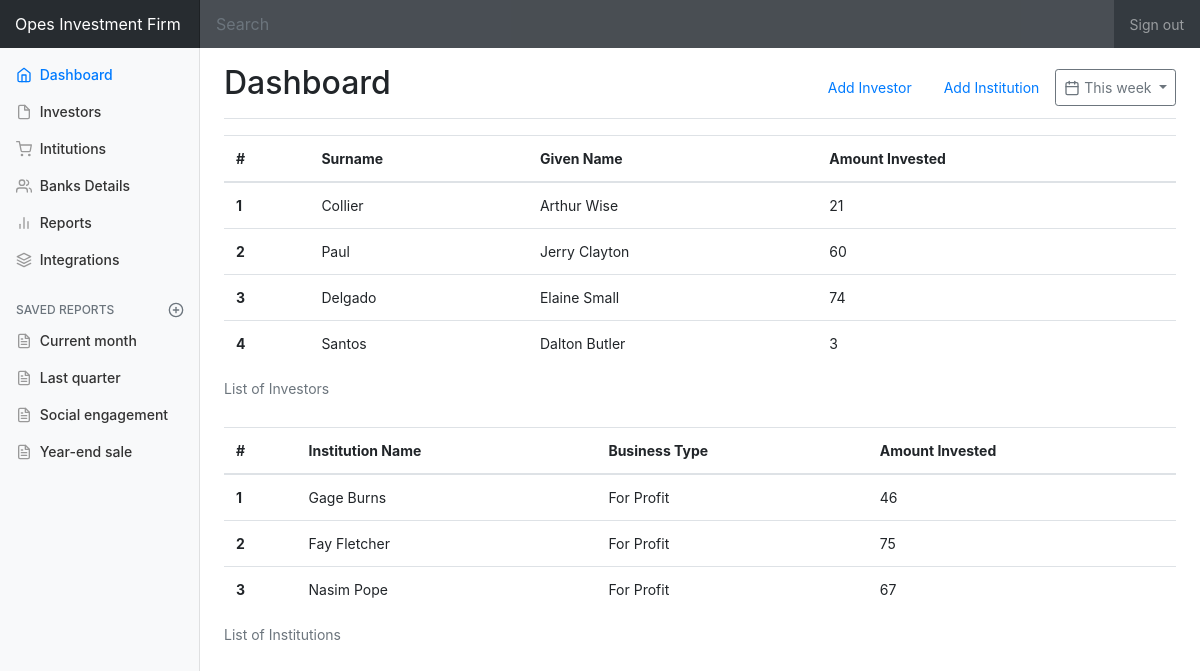
Before: / with the older database file.
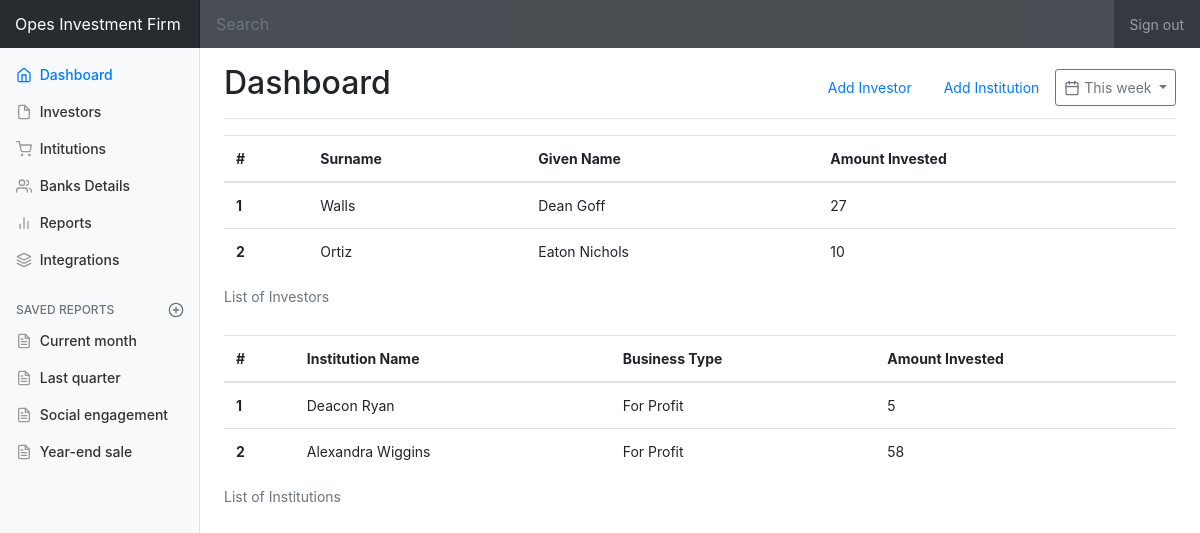
After: the same page with the newer database file.
### investment/models.py (models this page shows, shortened)
class Investor(models.Model):
    photo = models.ImageField(upload_to='investors/%Y/%m/%d/', null=True, blank=True)
    surname = models.CharField(max_length=20)
    given_name = models.CharField(max_length=20)
    district = models.CharField(max_length=20)
    county = models.CharField(max_length=20)
    sub_county = models.CharField(max_length=20)
    village = models.CharField(max_length=20)
    telephone = models.CharField(max_length=20)
    address = models.CharField(max_length=30)
    email = models.EmailField()
    amount_invested = models.PositiveIntegerField()
    PAYMENT_METHOD_CHOICES = (
        ('Monthly', 'Monthly'),
        ('Yearly', 'Yearly'),
        )
    payment_method = models.CharField(max_length=20, choices=PAYMENT_METHOD_CHOICES, default='Monthly')
    source_of_income = models.CharField(max_length=30)
    join_date = models.DateField(auto_now_add=True)
    kin_surname = models.CharField(max_length=20)
    kin_given_name = models.CharField(max_length=20)
    kin_occupation = models.CharField(max_length=20)
    kin_telephone = models.CharField(max_length=20)
    kin_district = models.CharField(max_length=20)
    kin_county = models.CharField(max_length=20)
    kin_sub_county = models.CharField(max_length=20)
    kin_village = models.CharField(max_length=20)
    kin_address = models.CharField(max_length=30)
    kin_email = models.EmailField()
    kin_note = models.TextField(null=True, blank=True)
    bank_name = models.CharField(max_length=30, blank=True, null=True)
    bank_branch = models.CharField(max_length=20, blank=True, null=True)
    bank_account_number = models.PositiveIntegerField(blank=True, null=True)
    bank_telephone = models.CharField(max_length=20, blank=True, null=True)
    bank_email = models.EmailField(blank=True, null=True)

class Institution(models.Model):
    name = models.CharField(max_length=30)
    date_of_registration = models.DateField(null=True, blank=True)
    BUSINESS_TYPE_CHOICES = (
        ('For Profit', 'For Profit'),
        ('Not For Profit', 'Not For Profit'),
    )
    business_type = models.CharField(max_length=20, choices = BUSINESS_TYPE_CHOICES, default='Not For Profit')
    district = models.CharField(max_length=20)
    county = models.CharField(max_length=20)
    sub_county = models.CharField(max_length=20)
    village = models.CharField(max_length=20)
    address = models.CharField(max_length=30)
    email = models.EmailField()
    amount_invested = models.PositiveIntegerField()
    PAYMENT_METHOD_CHOICES = (
        ('Monthly', 'Monthly'),
        ('Yearly', 'Yearly'),
        )
    payment_method = models.CharField(max_length=20, choices=PAYMENT_METHOD_CHOICES, default='Monthly')
    source_of_income = models.CharField(max_length=30)
    join_date = models.DateField(auto_now_add=True)
    bank_name = models.CharField(max_length=30, blank=True, null=True)
    bank_branch = models.CharField(max_length=20, blank=True, null=True)
    bank_account_number = models.PositiveIntegerField(blank=True, null=True)
    bank_telephone = models.CharField(max_length=20, blank=True, null=True)
    bank_email = models.EmailField(blank=True, null=True)
    signatory_one_surname = models.CharField(max_length=20)
    signatory_one_given_name = models.CharField(max_length=20)
    signatory_one_occupation = models.CharField(max_length=20)
    signatory_one_telephone = models.CharField(max_length=20)
    signatory_one_district = models.CharField(max_length=20)
    signatory_one_county = models.CharField(max_length=20)
    signatory_one_sub_county = models.CharField(max_length=20)
    signatory_two_surname = models.CharField(max_length=20)
    signatory_two_given_name = models.CharField(max_length=20)
    signatory_two_occupation = models.CharField(max_length=20)
    signatory_two_telephone = models.CharField(max_length=20)
    signatory_two_district = models.CharField(max_length=20)
    signatory_two_county = models.CharField(max_length=20)
    signatory_two_sub_county = models.CharField(max_length=20)
    signatory_three_surname = models.CharField(max_length=20)
    signatory_three_given_name = models.CharField(max_length=20)
    signatory_three_occupation = models.CharField(max_length=20)
    signatory_three_telephone = models.CharField(max_length=20)
    signatory_three_district = models.CharField(max_length=20)
    signatory_three_county = models.CharField(max_length=20)
    signatory_three_sub_county = models.CharField(max_length=20)

### investment/views.py (the view)
# urls.py: path('', views.home, name='home'),
def home(request):
    investors = Investor.objects.all()
    institutions = Institution.objects.all()
    return render(request, 'investment/index.html', {'investors' : investors, 'institutions' : institutions})

### investment/templates/investment/index.html
{% extends 'investment/base.html' %}
{% block content %}
    <table class="table">
    <caption>List of Investors</caption>
    <thead>
        <tr>
        <th scope="col">#</th>
        <th scope="col">Surname</th>
        <th scope="col">Given Name</th>
        <th scope="col">Amount Invested</th>
        </tr>
    </thead>
    <tbody>
        {% for investor in investors %}
            <tr>
                <th scope="row">{{ investor.id }}</th>
                <td>{{ investor.surname }}</td>
                <td>{{ investor.given_name }}</td>
                <td>{{ investor.amount_invested }}</td>
            </tr>
        {% endfor %}
    </tbody>
    </table>
     <table class="table">
    <caption>List of Institutions</caption>
    <thead>
        <tr>
        <th scope="col">#</th>
        <th scope="col">Institution Name</th>
        <th scope="col">Business Type</th>
        <th scope="col">Amount Invested</th>
        </tr>
    </thead>
    <tbody>
        {% for institution in institutions %}
            <tr>
                <th scope="row">{{ institution.id }}</th>
                <td>{{ institution.name }}</td>
                <td>{{ institution.business_type }}</td>
                <td>{{ institution.amount_invested }}</td>
            </tr>
        {% endfor %}
    </tbody>
    </table>
{% endblock content %}

### investment/templates/investment/base.html (shortened to what this page needs)
{% load static %}
<!doctype html>
<html lang="en">
  <head>
    <link href="{% static 'css/bootstrap.min.css' %}" rel="stylesheet">
    <link href="{% static 'css/dashboard.css' %}" rel="stylesheet">
  </head>
  <body>
    <nav class="navbar navbar-dark sticky-top bg-dark flex-md-nowrap p-0">
      <a class="navbar-brand col-sm-3 col-md-2 mr-0" href="#">Opes Investment Firm</a>
      <input class="form-control form-control-dark w-100" type="text" placeholder="Search" aria-label="Search">
      <ul class="navbar-nav px-3">
        <li class="nav-item text-nowrap">
          <a class="nav-link" href="#">Sign out</a>
        </li>
      </ul>
    </nav>
    <div class="container-fluid">
      <div class="row">
        <nav class="col-md-2 d-none d-md-block bg-light sidebar">
          <div class="sidebar-sticky">
            <ul class="nav flex-column">
              <li class="nav-item">
                <a class="nav-link active" href="#">
                  <span data-feather="home"></span>
                  Dashboard <span class="sr-only">(current)</span>
                </a>
              </li>
              <li class="nav-item">
                <a class="nav-link" href="#">
                  <span data-feather="file"></span>
                  Investors
                </a>
              </li>
              <li class="nav-item">
                <a class="nav-link" href="#">
                  <span data-feather="shopping-cart"></span>
                  Intitutions
                </a>
              </li>
              <li class="nav-item">
                <a class="nav-link" href="#">
                  <span data-feather="users"></span>
                  Banks Details
                </a>
              </li>
              <li class="nav-item">
                <a class="nav-link" href="#">
                  <span data-feather="bar-chart-2"></span>
                  Reports
                </a>
              </li>
              <li class="nav-item">
                <a class="nav-link" href="#">
                  <span data-feather="layers"></span>
                  Integrations
                </a>
              </li>
            </ul>
            <h6 class="sidebar-heading d-flex justify-content-between align-items-center px-3 mt-4 mb-1 text-muted">
              <span>Saved reports</span>
              <a class="d-flex align-items-center text-muted" href="#">
                <span data-feather="plus-circle"></span>
              </a>
            </h6>
            <ul class="nav flex-column mb-2">
              <li class="nav-item">
                <a class="nav-link" href="#">
                  <span data-feather="file-text"></span>
                  Current month
                </a>
              </li>
              <li class="nav-item">
                <a class="nav-link" href="#">
                  <span data-feather="file-text"></span>
                  Last quarter
                </a>
              </li>
              <li class="nav-item">
                <a class="nav-link" href="#">
                  <span data-feather="file-text"></span>
                  Social engagement
                </a>
              </li>
              <li class="nav-item">
                <a class="nav-link" href="#">
                  <span data-feather="file-text"></span>
                  Year-end sale
                </a>
              </li>
            </ul>
          </div>
        </nav>
        <main role="main" class="col-md-9 ml-sm-auto col-lg-10 pt-3 px-4">
          <div class="d-flex justify-content-between flex-wrap flex-md-nowrap align-items-center pb-2 mb-3 border-bottom">
            <h1 class="h2">Dashboard</h1>
            <div class="btn-toolbar mb-2 mb-md-0">
              <ul class="nav">
                <li class="nav-item">
                  <a class="nav-link" href="{% url 'add_investor'%}">Add Investor</a>
                </li>
                <li class="nav-item">
                  <a class="nav-link" href="{% url 'add_institution'%}">Add Institution</a>
                </li>
              </ul>
              <button class="btn btn-sm btn-outline-secondary dropdown-toggle">
                <span data-feather="calendar"></span>
                This week
              </button>
            </div>
          </div>
           {% block content %}{% endblock content %}
        </main>
      </div>
    </div>
  </body>
</html>

### static/css/dashboard.css (style rules this page uses)
body { font-size: .875rem; }
.feather { width: 16px; height: 16px; vertical-align: text-bottom; }
.sidebar { position: fixed; top: 0; bottom: 0; left: 0; z-index: 100; padding: 0; box-shadow: inset -1px 0 0 rgba(0, 0, 0, .1); }
.sidebar-sticky { position: -webkit-sticky; position: sticky; top: 48px; height: calc(100vh - 48px); padding-top: .5rem; overflow-x: hidden; overflow-y: auto; }
.sidebar .nav-link { font-weight: 500; color: #333; }
.sidebar .nav-link .feather { margin-right: 4px; color: #999; }
.sidebar .nav-link.active { color: #007bff; }
.sidebar .nav-link:hover .feather, .sidebar .nav-link.active .feather { color: inherit; }
.sidebar-heading { font-size: .75rem; text-transform: uppercase; }
.navbar-brand { padding-top: .75rem; padding-bottom: .75rem; font-size: 1rem; background-color: rgba(0, 0, 0, .25); box-shadow: inset -1px 0 0 rgba(0, 0, 0, .25); }
.navbar .form-control { padding: .75rem 1rem; border-width: 0; border-radius: 0; }
.form-control-dark { color: #fff; background-color: rgba(255, 255, 255, .1); border-color: rgba(255, 255, 255, .1); }
.border-bottom { border-bottom: 1px solid #e5e5e5; }

Changed rows visible on the page:
removed Investor: id "3", surname "Delgado", given_name "Elaine Small", amount_invested "74"
removed Investor: id "4", surname "Santos", given_name "Dalton Butler", amount_invested "3"
removed Institution: id "3", name "Nasim Pope", business_type "For Profit", amount_invested "67"
changed Investor id 1: surname "Collier" → "Walls"; given_name "Arthur Wise" → "Dean Goff"; amount_invested "21" → "27"
changed Investor id 2: surname "Paul" → "Ortiz"; given_name "Jerry Clayton" → "Eaton Nichols"; amount_invested "60" → "10"
changed Institution id 1: name "Gage Burns" → "Deacon Ryan"; amount_invested "46" → "5"
changed Institution id 2: name "Fay Fletcher" → "Alexandra Wiggins"; amount_invested "75" → "58"
